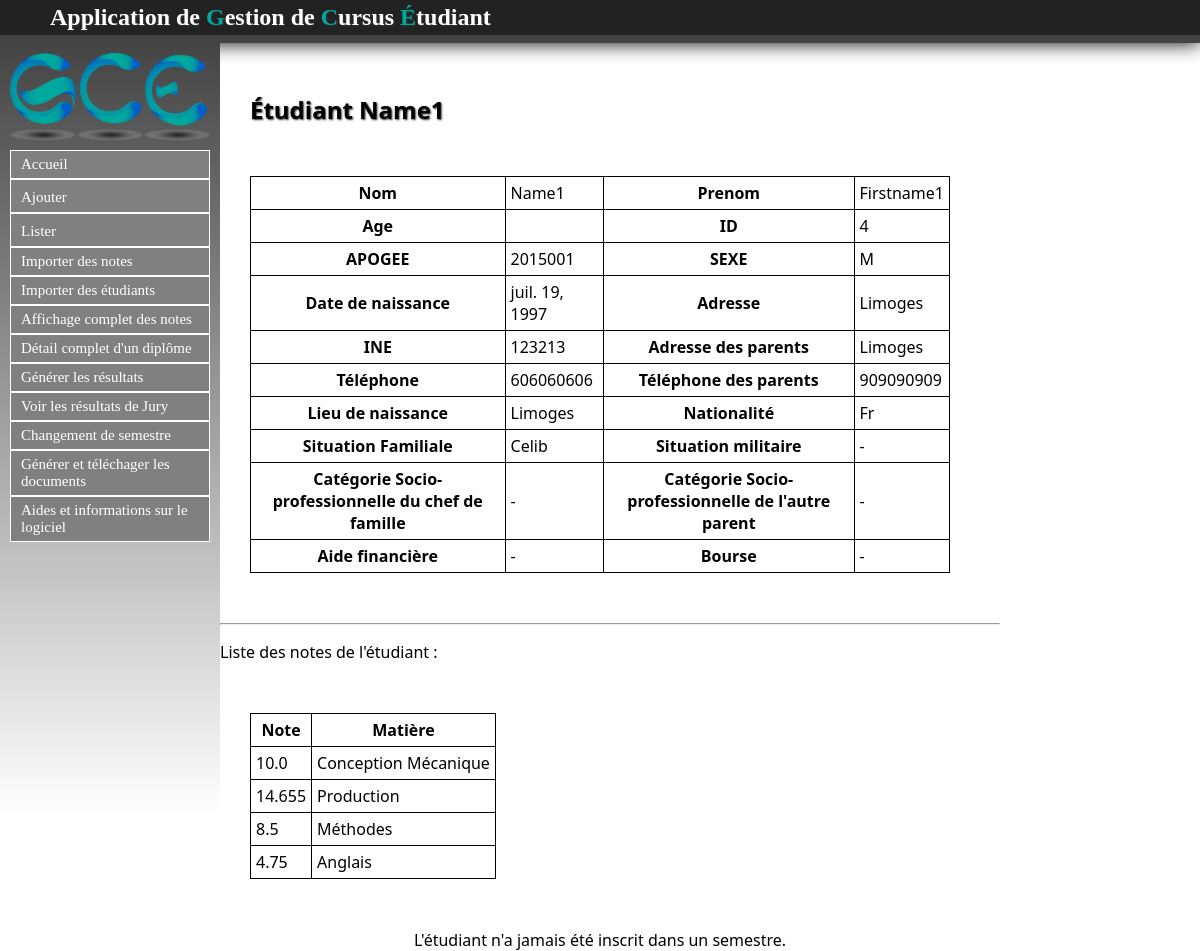
Page /Etudiant/listeretu/4 on the committed database.
### Etudiant/models.py (models this page shows, shortened)
class Etu(models.Model):
	nom = models.CharField(max_length=30, null=False)
	prenom = models.CharField(max_length=30, null=False)
	apogee = models.IntegerField(null=True)
	date_naissance = models.CharField(max_length=100,null=True)
	sexe = models.CharField(max_length=1, null=True)
	adresse = models.CharField(max_length=100, null=True)
	ine = models.CharField(max_length=100, null=True)
	adresse_parents = models.CharField(max_length=100, null=True)
	tel = models.IntegerField(null=True)
	tel_par = models.IntegerField(null=True)
	lieu_naissance = models.CharField(max_length=100, null=True)
	nationalite = models.CharField(max_length=100, null=True)
	situation_familiale = models.CharField(max_length=100, null=True)
	situation_militaire = models.CharField(max_length=100, null=True)
	cate_socio_pro_chef_famille = models.CharField(max_length=100, null=True)
	cate_socio_pro_autre_parent = models.CharField(max_length=100, null=True)
	aide_financiere = models.CharField(max_length=100, null=True)
	bourse = models.CharField(max_length=100, null=True)

### Note/models.py (models this page shows, shortened)
class Note(models.Model):
	valeur = models.FloatField()
	etudiant = models.ForeignKey(Etu, null=False)
	instance_semestre = models.ForeignKey(InstanceSemestre, null=False)
	matiere = models.ForeignKey(Matiere, null=False)

### Matiere/models.py (models this page shows, shortened)
class Matiere(models.Model):
	intitule = models.CharField(max_length=30,null=False)
	code_ppn = models.CharField(max_length=30,null=False)
	code_apogee = models.CharField(max_length=30,null=False)
	coefficient = models.FloatField(default=1.0)
	ue = models.ForeignKey('UE.ue', null=True)

### Etudiant/views.py (the view)
# urls.py: url(r'^listeretu/(?P<id>\d+)$', views.listeretu),
def listeretu(request, id):
	etu = get_object_or_404(Etu, id=id)
	notes = Note.objects.filter(etudiant__id=id)
	appartients = Appartient.objects.filter(etudiant__id=id)
	return render(request, 'contenu_html/listeretu.html', locals())

### Etudiant/templates/contenu_html/listeretu.html (shortened to what this page needs)
{% extends "templates/base.html" %}
{% block content %}
<h1>Étudiant {{ etu.nom }}</h1>
<table id="b">
	<tr>
		<th>Nom</th>
		<td>{{ etu.nom }}</td>
		<th>Prenom</th>
		<td>{{ etu.prenom }}</td>
	</tr>
	<tr>
		<th>Age</th>
		<td>{{ etu.age }}</td>
		<th>ID</th>
		<td>{{ etu.id }}</td>
	</tr>
	<tr>
		<th>APOGEE</th>
		<td>{{ etu.apogee }}</td>
		<th>SEXE</th>
		<td>{{ etu.sexe }}</td>
	</tr>
	<tr>
		<th>Date de naissance</th>
		<td>{{ etu.date_naissance }}</td>
		<th>Adresse</th>
		<td>{{ etu.adresse }}</td>
	</tr>
	<tr>
		<th>INE</th>
		<td>{{ etu.ine }}</td>
		<th>Adresse des parents</th>
		<td>{{ etu.adresse_parents }}</td>
	</tr>
	<tr>
		<th>Téléphone</th>
		<td>{{ etu.tel }}</td>
		<th>Téléphone des parents</th>
		<td>{{ etu.tel_par }}</td>
	</tr>
	<tr>
		<th>Lieu de naissance</th>
		<td>{{ etu.lieu_naissance }}</td>
		<th>Nationalité</th>
		<td>{{ etu.nationalite }}</td>
	</tr>
	<tr>
		<th>Situation Familiale</th>
		<td>{{ etu.situation_familiale }}</td>
		<th>Situation militaire</th>
		<td>{{ etu.situation_militaire }}</td>
	</tr>
	<tr>
		<th>Catégorie Socio-professionnelle du chef de famille</th>
		<td>{{ etu.cate_socio_pro_chef_famille }}</td>
		<th>Catégorie Socio-professionnelle de l'autre parent</th>
		<td>{{ etu.cate_socio_pro_autre_parent }}</td>
	</tr>
	<tr>
		<th>Aide financière</th>
		<td>{{ etu.aide_financiere }}</td>
		<th>Bourse</th>
		<td>{{ etu.bourse }}</td>
	</tr>
</table>
<hr />
{% if not notes %}
	<p>L'étudiant n'a pas de notes</p>
{% else %}
	<p style="text-align: left">Liste des notes de l'étudiant :</p>
	<table style="border:1px solid black; border-collapse : collapse;">
	<tr>
		<th style="border:1px solid black;">Note</th>
		<th style="border:1px solid black;">Matière</th>
	</tr>
	{% for note in notes %}
		<tr>
			<td style="border:1px solid black;">{{ note.valeur }}</td>
			<td style="border:1px solid black;">{{ note.matiere.intitule }}</td>
		</tr>
	{% endfor %}
	</table>
{% endif %}
{% if not appartients %}
	<p>L'étudiant n'a jamais été inscrit dans un semestre.</p>
{% endif %}
{% endblock %}

### static/css/stylesheet.css (style rules this page uses)
html,body { height: 100%; }
body { font-family: "Segoe UI", Verdana, serif; font-size:12pt; margin:0; padding:0; }
h1 { text-shadow:1px 1px 2px #333333; text-align: left; color:white; margin:0px; margin-left: 50px; font-size: 1.5em; }
table { border:1px solid black; border-collapse : collapse; }
#main h1 { color: black; }
table { margin: 50px 50px 50px 50px; }
td, th { padding: 5px; border:1px solid black; }

### rows in the picture
Etu: nom "Name1", prenom "Firstname1", id "4", apogee "2015001", sexe "M", date_naissance "juil. 19, 1997", adresse "Limoges", ine "123213", adresse_parents "Limoges", tel "606060606", tel_par "909090909", lieu_naissance "Limoges", nationalite "Fr", situation_familiale "Celib", situation_militaire "-", cate_socio_pro_chef_famille "-", cate_socio_pro_autre_parent "-", aide_financiere "-", bourse "-"
Note: valeur "10.0", matiere.intitule "Conception Mécanique"
Note: valeur "14.655", matiere.intitule "Production"
Note: valeur "8.5", matiere.intitule "Méthodes"
Note: valeur "4.75", matiere.intitule "Anglais"
